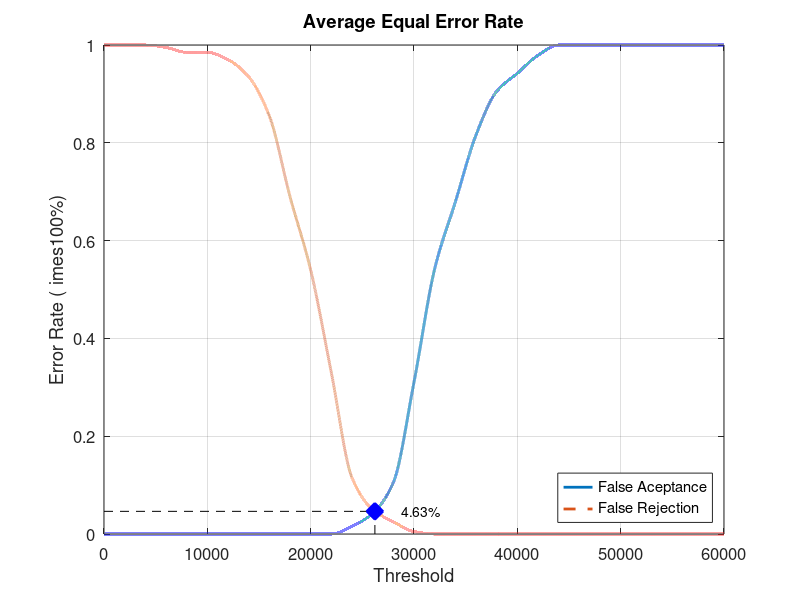
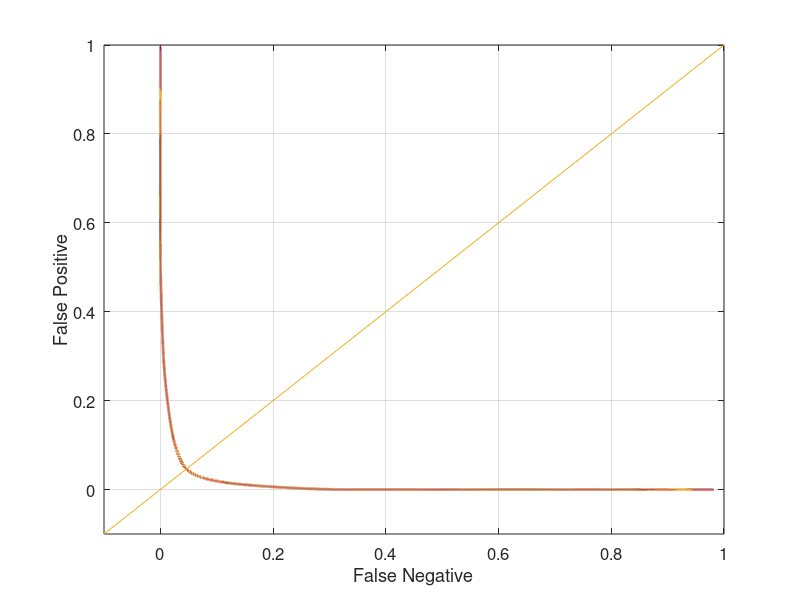

These charts were generated, in order, by the following MATLAB code:
close all;
clear;
clc;
x = 0:2000:60000;
xq = 0:0.5:60000;

y0 = [0 0 0 0 0 0 0 0 0 0 0 0 0.0157895 0.0421053 0.105263 0.310526 0.542105 0.678947 0.815789 0.905263 0.942105 0.978947 1 1 1 1 1 1 1 1 1]
yy0 = interp1(x, y0, xq, 'pchip');
y1 = [1 1 1 0.995 0.985 0.985 0.97 0.935 0.855 0.69 0.54 0.33 0.115 0.05 0.025 0.005 0 0 0 0 0 0 0 0 0 0 0 0 0 0 0]
yy1 = interp1(x, y1, xq, 'pchip');

% Calculating EER: 
y2 = abs(y0 - y1);
find(y2 == min(y2))
yy2 = abs(yy0 - yy1);
xEER = find(yy2 == min(yy2));
xEERIndex = xq(xEER) % X-axis EER
yEER = yy0(xEER) % Y-axis EER

main = figure
plot(xq, yy0,'-','LineWidth', 2);	hold on
plot(xq, yy1,'--','LineWidth', 2);	hold on
plot([xEERIndex xEERIndex], [0 yEER], 'k--');	hold on
plot([0 xEERIndex], [yEER yEER], 'k--');	hold on
plot(xEERIndex, yEER, 'bx', 'LineWidth', 10);	hold on
text(xEERIndex + 10 * xEERIndex / 100, yEER, [num2str(round((10000 * yEER)) / 100) '%'])
legend('False Aceptance', 'False Rejection', 'Location', 'SouthEast')
xlabel('Threshold')
ylabel('Error Rate (	imes100%)')
title('Average Equal Error Rate')
set(gca, 'FontSize', 12)
axis([0 60000 0 1])
grid on

print(main, 'Database3_1Main', '-dpng');
FNRxFPR = figure('Color', [1 1 1]);
plot(yy1, yy0, '-', yy1, yy0, 'LineWidth', 2);
hold on
y = -0.1:0.1:1
plot(y, y); 
set(gca, 'FontSize', 12)
xlabel('False Negative')
ylabel('False Positive')
axis([-0.1 1 -0.1 1])
set(gca, 'FontSize', 12)
grid on

print(FNRxFPR, 'Database3_1FNRxFPR','-dpng');
